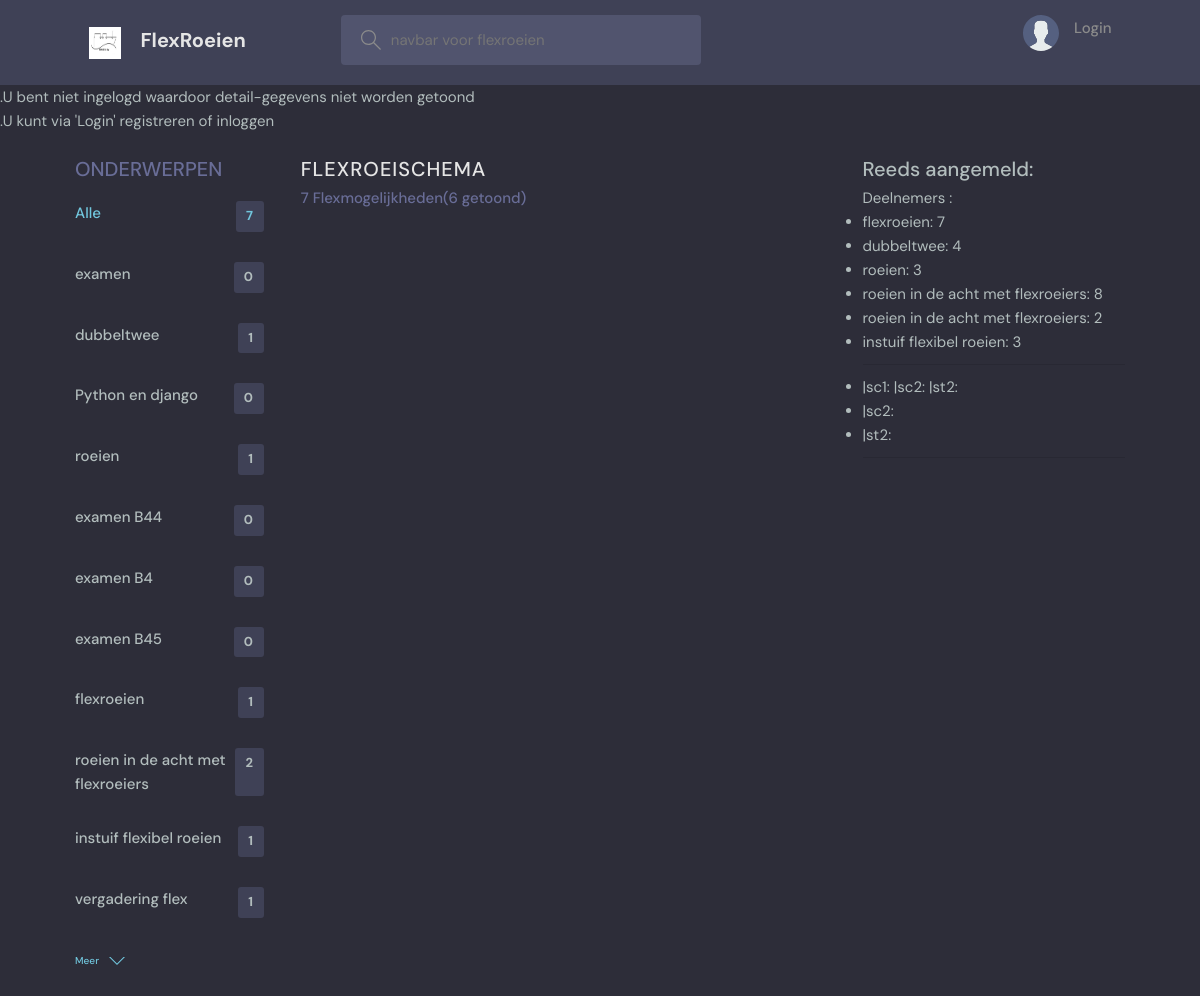
The app's page /, older data.
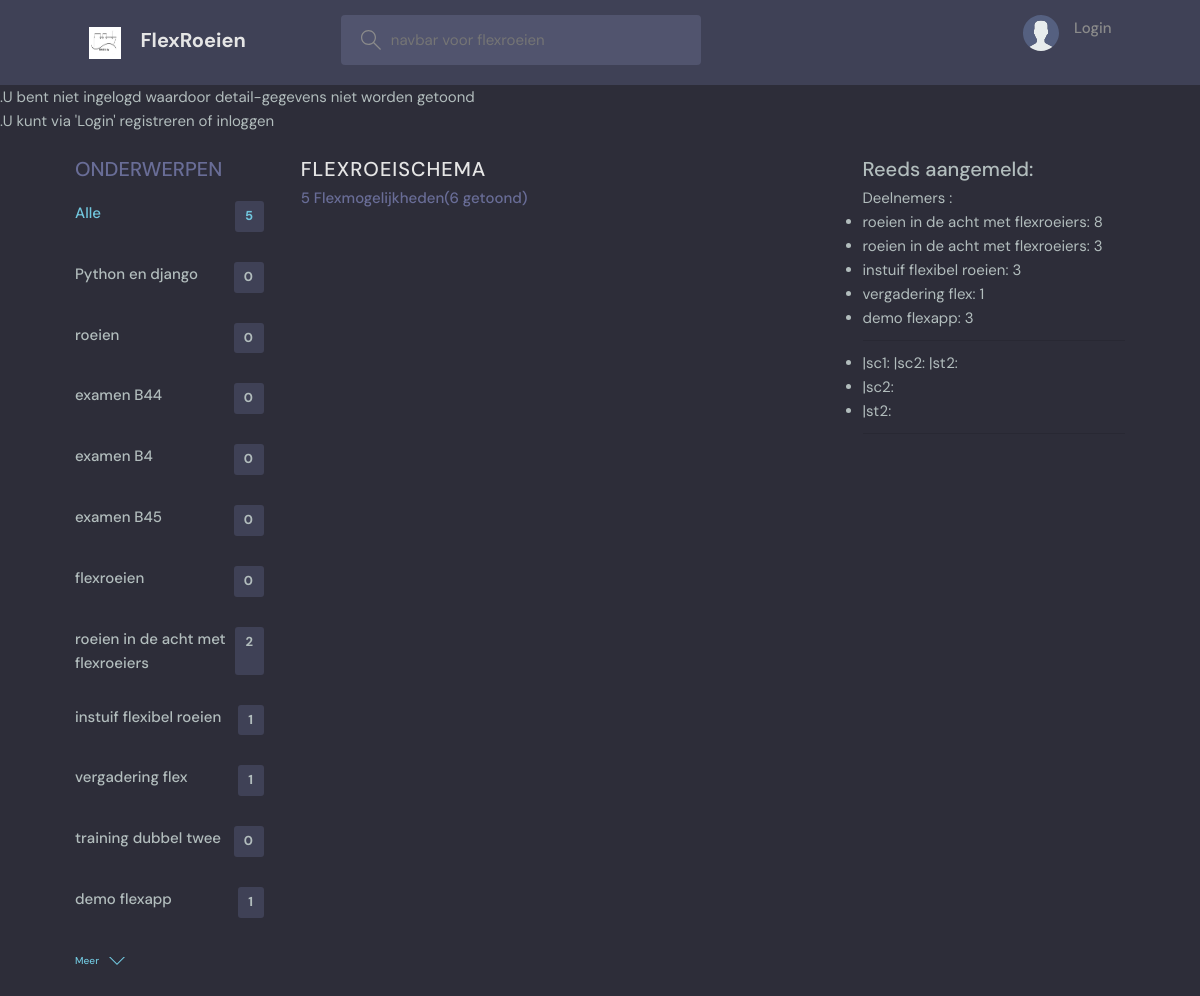
The same page, newer data.
### beatrix/models.py (models this page shows, shortened)
class Topic(models.Model):
    name = models.CharField(max_length=200)
    def __str__(self):
        return self.name

class Flexevent(models.Model):
    host = models.ForeignKey(User, on_delete=models.SET_NULL, null=True)
    id = models.AutoField(primary_key=True)
    topic = models.ForeignKey(Topic, on_delete=models.CASCADE,null=True) ##SET_NULL, null=True)
    event_text = models.CharField(max_length=200)
    name = models.CharField(max_length=200)
    description = models.TextField(null=True, blank=True) # database field (can Empty), form field (can Empty)
    pub_date = models.CharField(max_length=35)
    datum = models.DateField(auto_now=False)
    pub_time = models.CharField(max_length=35, default='10:00')
    lid = models.ManyToManyField(User, related_name='deelnemer', blank=True)
    created = models.DateTimeField(default=datetime.now, blank=True)

### beatrix/views.py (the view)
# urls.py: path('', erv_home, name='erv-home'),
def erv_home(request):
    try:
        gebruiker=User.objects.get(id=request.user.id) ## request.user
    except:
        messages.error(request, '.U bent niet ingelogd waardoor detail-gegevens niet worden getoond')
        messages.error(request, ".U kunt via 'Login' registreren of inloggen")
    q = request.GET.get('q') if request.GET.get('q') != None else ''
    tops=Flexevent.objects.values_list('topic', flat=True)
    topcs = Topic.objects.all() ##.filter(id__in=tops)
    room_messages = Bericht.objects.all() ##filter(Q(room__topic__name__icontains=q))
    year=int(date.today().strftime('%Y'))
    month = int(date.today().strftime('%m'))
    beginmonth = 1 #int(date.today().strftime('%m'))
    endmonth = month # int(date.today().strftime('%m'))
    monthend=[0,31,28,31,30,31,30,31,31,30,31,30,31] #jfmamjjasond
    einde=monthend[endmonth]
    start=date(year,beginmonth,1)
    end=date(year,month,einde)
    usr=request.user
    users=User.objects.all()
    aangemelden=Person.objects.all().filter(id__in=users)
    flexevents = Flexevent.objects.all().filter(
        Q(topic__name__icontains = q) |
        Q(name__icontains = q) |
        Q(event_text__icontains = q) |
        Q(description__icontains = q)
        ) # search
    d=[]
    ll=[]
    sc1=[]
    sc2=[]
    sc3=[]
    for fl in flexevents:
        ll=fl.lid.all()
        ll | ll
    aangemeld=ll
    aangemeld=User.objects.all().filter(
    Q(id__in=aangemeld)
        )
    room_count = flexevents.count()
    rooster=Flexevent.objects.all().filter(created__range=[start, end])
    context = {
        'rooster':rooster,
        'events': flexevents[0:6],   #te saneren in 3 templates
        'rooms': flexevents[0:6],    #te saneren in 3 templates
        'deelnemers':aangemeld,    #alle deelnemers en hun skills
        'topics': topcs,
        'room_count': room_count, #te saneren in 3 templates
        'room_messages': room_messages, #te saneren in 3 templates
        'sc1':aangemelden,
        }
    if 'beatrix' in q:
        redirect('aanmelden')
        return render(request, 'beatrix/maand_list.html', context)
    return render(request, 'beatrix/erv-home.html', context)

### beatrix/templates/beatrix/erv-home.html (shortened to what this page needs)
{% extends 'erv-base.html' %} {% load static %} {% block content %}
{% include 'erv-navbar.html' %}
<main class="layout layout--3">
  <div class="container">
    {% include 'beatrix/erv-topics_component.html' %}
    <div class="roomList">
      <div class="roomList__header">
        <div>
          <h2>FLEXROEISCHEMA</h2>
          <p>{{room_count}} Flexmogelijkheden(6 getoond)</p>
        </div>
      </div>
    </div>
    {% include 'beatrix/erv-activity_component.html' %}
  </div>
</main>
{% endblock %}

### beatrix/templates/beatrix/erv-topics_component.html
<div class="topics">
  <div class="topics__header">
    <h2>Onderwerpen</h2>
  </div>
  <ul class="topics__list">
    <li>
      <a href="{% url 'erv-home' %}" class="active"
        >Alle <span>{{room_count}}</span></a
      >
    {% for topic in topics %}
    <li>
      <a href="{% url 'erv-home' %}?q={{topic.name}}">{{ topic.name }} <span>{{topic.flexevent_set.all.count}}</span></a>
    </li>
    {% endfor %}
  </ul>
  <a class="btn btn--link" href="{% url 'erv-topics' %}">
    Meer
    <svg
      version="1.1"
      xmlns="http://www.w3.org/2000/svg"
      width="32"
      height="32"
      viewBox="0 0 32 32"
    >
      <title>chevron-down</title>
      <path d="M16 21l-13-13h-3l16 16 16-16h-3l-13 13z"></path>
    </svg>
  </a>
</div>

### beatrix/templates/beatrix/erv-activity_component.html (shortened to what this page needs)
<div class="activities">
  <div class="activities__header">
    <h2>Reeds aangemeld:</h2>
  </div>
  <div>
    Deelnemers :
    <ul>
      {% for room in events %}
      <li>
        {{room.topic}}:
        {{room.lid.count}}
      </li>
      {% endfor %}
    </ul>
    {% if sc1 %}
    <ul>
      <hr>
      <li>|sc1: {{sc1.pos1.count}} |sc2: {{sc2.count}}|st2: {{st2.count}} </li>
      <li>|sc2: {{sc2.count}} </li>
      <li>|st2: {{st2.count}} </li>
      {% endif %}
    </ul>
    <ul>
      <hr>
    </ul>
  </div>
</div>

Row changes from the older to the newer data that the page shows:
removed Topic: name "examen", flexevent_set.all.count "0"
removed Topic: name "dubbeltwee", flexevent_set.all.count "1"
removed Flexevent: topic "flexroeien", lid.count "7"
removed Flexevent: topic "dubbeltwee", lid.count "4"
removed Flexevent: topic "roeien", lid.count "3"
computed for Topic "roeien": flexevent_set.all.count "1" → "0"
computed for Topic "flexroeien": flexevent_set.all.count "1" → "0"
added Topic: name "training dubbel twee", flexevent_set.all.count "0"
added Topic: name "demo flexapp", flexevent_set.all.count "1"
computed for Flexevent (number 2 of 5 on the later page): lid.count "2" → "3"
now on this page (row unchanged): Flexevent: topic "vergadering flex", lid.count "1"
added Flexevent: topic "demo flexapp", lid.count "3"
Text that changed along with them:
{{ room_count }}: "7" → "5"
